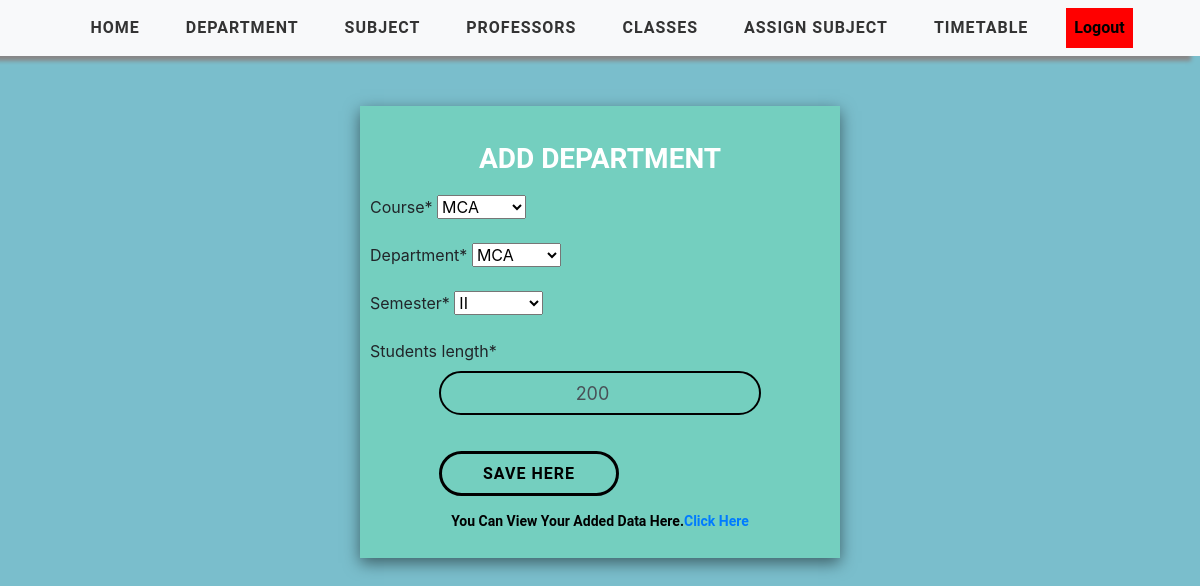
The app's page /update-department/MCA/MCA/II/ (signed in) with its own data.
### timetableapp/models.py (models this page shows, shortened)
class Department(models.Model):
    SEMESTER = (
    ('I' ,'I'),
    ('II' ,'II'),
    ('III' ,'III'),
    ('IV' ,'IV'),
    ('V' ,'V'),
    ('VI' ,'VI'),
    ('VII' ,'VII'),
    ('VIII' ,'VIII'),
    )
    BRANCH_NAME = (
    ('B.Tech' ,'B.Tech'),
    ('MCA' ,'MCA'),
    )
    DEPARTMENT_NAME = (
    ('MCA' ,'MCA'),
    ('CSE' ,'CSE'),
    ('ECE' ,'ECE'),
    ('CHE' ,'CHE'),
    )
    user = models.ForeignKey(User, on_delete=models.CASCADE, null=True, blank=True)
    branch_name=models.CharField(max_length=200, choices=BRANCH_NAME)
    department_name=models.CharField(max_length=200, choices=DEPARTMENT_NAME)
    semester = models.CharField(max_length=200, choices=SEMESTER)
    students_length=models.IntegerField(default=100)
    class Meta:
        unique_together = ('department_name','branch_name','semester')

### timetableapp/views.py (the view, shortened to what this page needs)
# urls.py: path('update-department/<str:dep_name>/<str:b_name>/<str:sem>/', views.updateDepartmentView, name='update-departmentview'),
@login_required(login_url='login')
def updateDepartmentView(request, dep_name, b_name, sem):
    depart = Department.objects.get(department_name=dep_name, branch_name=b_name, semester=sem)
    form = DepartmentForm(instance=depart)
    context = {'form': form}
    return render(request, 'department/ViewDepartment.html', context)

### timetableapp/forms.py
class DepartmentForm(ModelForm):
    class Meta:
        model= Department
        field=['user','department_name','branch_name','semester','students_length']
        exclude=['user']
        labels={
            'branch_name': 'Course',
            'department_name': 'Department'
        }
        widgets = {
        }

### timetableapp/templates/department/ViewDepartment.html (shortened to what this page needs)
{% extends 'timetableapp/main.html' %}
{% load static %}
{% block content %}
    <div class="display">
        <div class="box">
            <div class="header">
                Add Department
            </div>
            <div class="form">
            <form method="POST" action="">
                {% load crispy_forms_tags %}
                    {{ form|crispy }}
                    <input type="submit" value="Save Here" class="saveButton">
            </form>
            </div>
    <div class="viewtable"><p>You can view your added data here.<a href="{% url 'department_view' %}">Click Here</a></p></div>
</div>
{% endblock %}

### static/css/style.css (style rules this page uses)
a { cursor: pointer; }

### static/css/tables.css (style rules this page uses)
*, *:before, *:after { box-sizing: border-box; }
body { font-family: "Roboto", sans-serif; margin: 0; background-color: white; }

### static/css/add.css (style rules this page uses)
* { margin:0; padding:0; box-sizing: border-box; }
.display { background-color: #7abecc; display: flex; min-height:100vh; width: 100%; justify-content: center; }
.box { margin-top:0; width: 40%; height:100%; background-color: #74cfbf; box-shadow: rgba(0, 0, 0, 0.5) 0px 5px 15px; padding:10px; margin-top:50px; margin-bottom:25px; display: flex; flex-direction: column; gap:15px; }
.header { font-family: Roboto, sans-serif; font-size: 28px; font-weight: bold; text-align: center; text-transform: uppercase; padding-top: 12px; margin-top:10px; color: white; height: 15%; }
.saveButton { width: 180px ; height: 45px ; font-family: Roboto, sans-serif; text-transform: uppercase; letter-spacing: 1px; font-weight: bolder; color: black ; text-align: center; background: none; margin-left: 15%; margin-top: 20px; border-color: black ; border-radius: 30px ; border-style: solid; border-width: 3px ; transition: 0.8s; }
.viewtable { font-family: Roboto, sans-serif; font-weight: bold; font-size: 14px; color: black; text-transform: capitalize; text-align: center; }
.form-control { width: 70% !important; margin-left: 15% !important; outline: none; font-size:18px !important; padding:20px 20px 20px 20px !important; text-align: center !important; border: 2px solid black !important; background: none !important; border-radius: 30px !important; }

### static/css/nav.css (style rules this page uses)
* { margin:0; padding:0; box-sizing: border-box; }

### records on screen
Department: branch_name "MCA", department_name "MCA", semester "II", students_length "200"
